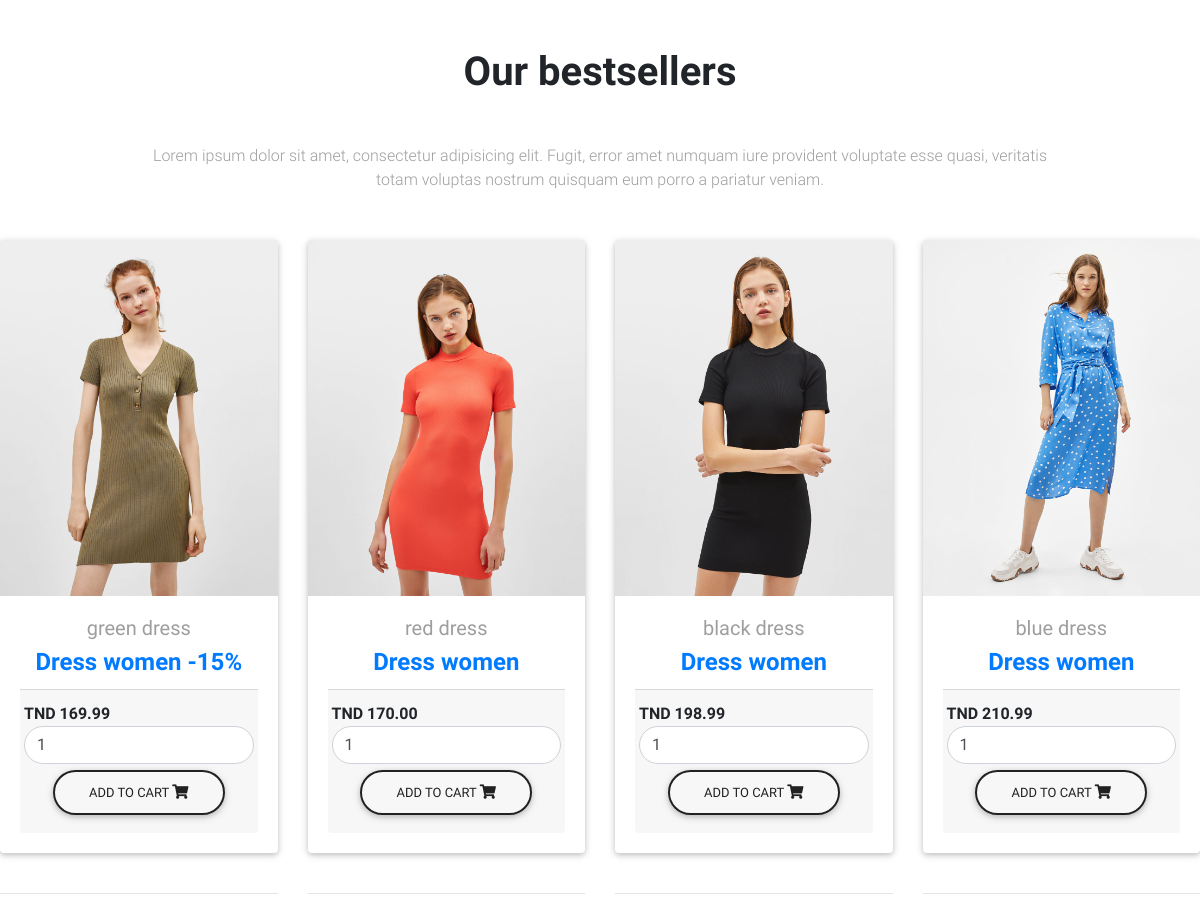
Screenshot of /fetch_dress_women.php with the database file from the repository.
### tables this page shows
CREATE TABLE IF NOT EXISTS `tbl_product` (
  `id` int(11) NOT NULL,
  `name` varchar(255) NOT NULL,
  `image` varchar(255) NOT NULL,
  `price` double(10,2) NOT NULL,
  `cathegories` varchar(20) DEFAULT NULL,
  `type` varchar(20) DEFAULT NULL,
  `balance` varchar(10) DEFAULT NULL,
  `quantity` int(11) DEFAULT NULL
);

### fetch_dress_women.php (the view, shortened to what this page needs)
<!DOCTYPE html>
<html>
<head>
  <link rel="stylesheet" href="https://use.fontawesome.com/releases/v5.7.0/css/all.css">
    <link href="MDBootstrap/css/bootstrap.min.css" rel="stylesheet">
    <link href="MDBootstrap/css/mdb.min.css" rel="stylesheet">
    <link href="MDBootstrap/css/style.css" rel="stylesheet">
</head>
<body>
   <section class="text-center my-5">
  <h2 class="h1-responsive font-weight-bold text-center my-5 ">Our bestsellers</h2>
  <p class="grey-text text-center w-responsive mx-auto mb-5 ">Lorem ipsum dolor sit amet, consectetur
    adipisicing elit. Fugit, error amet numquam iure provident voluptate esse quasi, veritatis totam voluptas
    nostrum quisquam eum porro a pariatur veniam.</p>
</body>
</html>
<div class="row">
<?php
include('database_connection.php');
$query = "SELECT * FROM tbl_product where cathegories='women' and type='Dress'  ORDER BY id DESC";
$statement = $connect->prepare($query);
if($statement->execute())
{
  $result = $statement->fetchAll();
  $output = '';
  foreach($result as $k)
  {
    $output .= '
<div class="col-lg-3 col-md-6 mb-lg-0 mb-4">
      <div class="card card-cascade narrower card-ecommerce  example hoverable">
        <div class="view view-cascade overlay ">
          <img src="img/'.$k["image"].'"" class="card-img-top"
            >
          <a>
            <div class="mask rgba-white-slight"></div>
          </a>
        </div>
        <div class="card-body card-body-cascade text-center">
          <a href="" class="grey-text">
            <h5 id="name'.$k["id"].'">'.$k["name"].'</h5>
            <input type="hidden" name="hidden_name" id="name'.$k["id"].'" value="'.$k["name"].'" />
          </a>
          <h4 class="card-title">
            <strong>
              <a href="">'.$k["type"].'</a>
              <a href="">'.$k["cathegories"].'</a>
              <a href="">'.$k["balance"].'</a>
            </strong>
          </h4>
          <div class="card-footer px-1">
            <span class="float-left font-weight-bold">
              <strong>TND '.$k["price"] .'</strong>
              <input type="hidden" name="hidden_price" id="price'.$k["id"].'" value="'.$k["price"].'" />
            </span>
            <div>
            <input type="text"  name="quantity" id="quantity' . $k["id"] .'" class="form-control rounded-pill example hoverable" value="1" />
            <button type="button" name="add_to_cart" id="'.$k["id"].'" class="btn btn-outline-dark  add_to_cart rounded-pill example hoverable">Add to Cart <i class="fas fa-shopping-cart"></i></button>
            </div>
          </div>
        </div>
      </div>
      <br>
      <hr>
    </div>
    ';
  }
  echo $output;
}
?>
</div>

### rows the page displays
tbl_product: image (picture), name "green dress", type "Dress", cathegories "women", balance "-15%", price "169.99"
tbl_product: image (picture), name "red dress", type "Dress", cathegories "women", price "170.00"
tbl_product: image (picture), name "black dress", type "Dress", cathegories "women", price "198.99"
tbl_product: image (picture), name "blue dress", type "Dress", cathegories "women", price "210.99"
